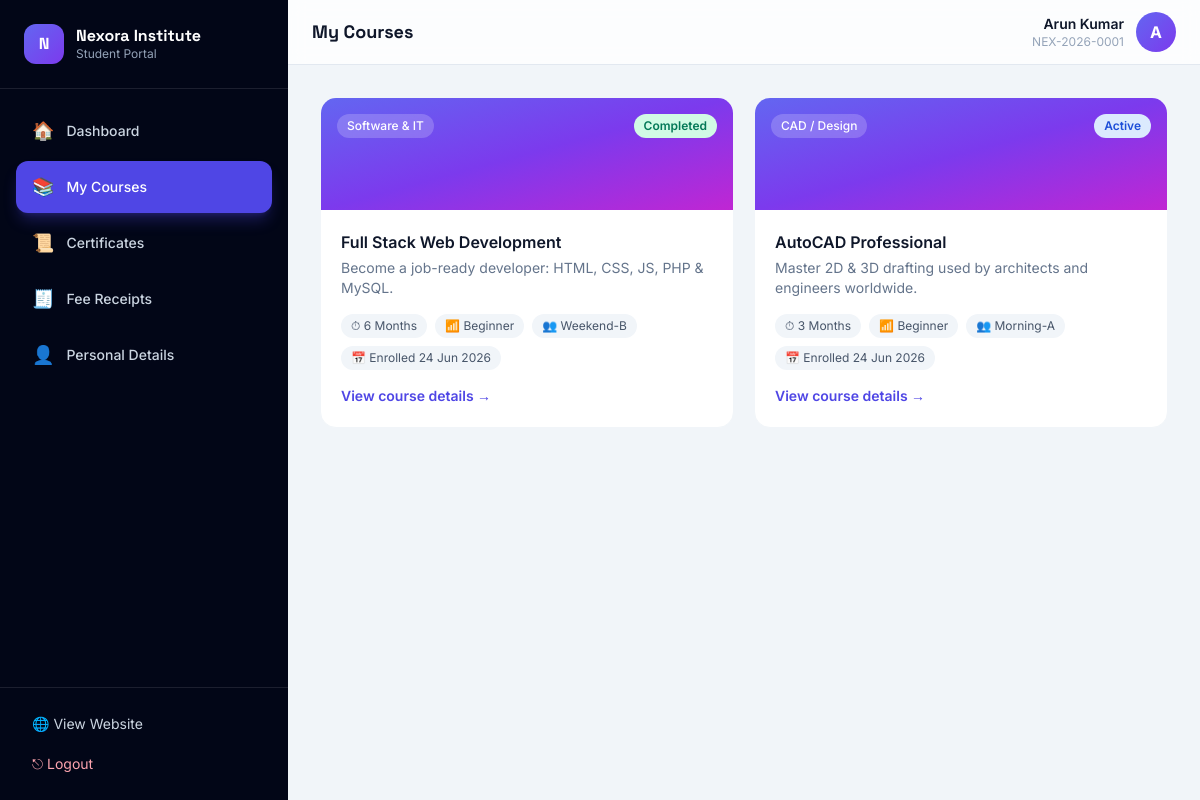
The app's page /student/courses.php (signed in) with its own data.
### tables this page shows
CREATE TABLE students (
  id            INT AUTO_INCREMENT PRIMARY KEY,
  student_code  VARCHAR(40) NOT NULL UNIQUE,
  name          VARCHAR(140) NOT NULL,
  email         VARCHAR(150) NOT NULL UNIQUE,
  phone         VARCHAR(20)  NULL,
  password_hash VARCHAR(255) NOT NULL,
  dob           DATE NULL,
  gender        ENUM('Male','Female','Other') NULL,
  address       VARCHAR(255) NULL,
  photo         VARCHAR(255) NULL,
   
  details_locked TINYINT(1) DEFAULT 0,
  status        ENUM('active','inactive') DEFAULT 'active',
  created_at    TIMESTAMP DEFAULT CURRENT_TIMESTAMP
);

CREATE TABLE enrollments (
  id          INT AUTO_INCREMENT PRIMARY KEY,
  student_id  INT NOT NULL,
  course_id   INT NOT NULL,
  batch       VARCHAR(60) NULL,
  enroll_date DATE DEFAULT (CURRENT_DATE),
  status      ENUM('active','completed','dropped') DEFAULT 'active',
  created_at  TIMESTAMP DEFAULT CURRENT_TIMESTAMP,
  CONSTRAINT fk_enr_student FOREIGN KEY (student_id) REFERENCES students(id) ON DELETE CASCADE,
  CONSTRAINT fk_enr_course  FOREIGN KEY (course_id)  REFERENCES courses(id)  ON DELETE CASCADE
);

CREATE TABLE categories (
  id    INT AUTO_INCREMENT PRIMARY KEY,
  name  VARCHAR(100) NOT NULL,
  slug  VARCHAR(120) NOT NULL UNIQUE,
  icon  VARCHAR(60)  DEFAULT 'graduation-cap'
);

CREATE TABLE courses (
  id              INT AUTO_INCREMENT PRIMARY KEY,
  title           VARCHAR(160) NOT NULL,
  slug            VARCHAR(180) NOT NULL UNIQUE,
  category_id     INT NULL,
  short_desc      VARCHAR(255) NULL,
  description     TEXT NULL,
  duration        VARCHAR(60)  DEFAULT '3 Months',
  level           ENUM('Beginner','Intermediate','Advanced') DEFAULT 'Beginner',
  price           DECIMAL(10,2) DEFAULT 0,
  discount_price  DECIMAL(10,2) NULL,
  software        VARCHAR(255) NULL,
  syllabus        TEXT NULL,
  image           VARCHAR(255) NULL,
  is_featured     TINYINT(1) DEFAULT 0,
  status          ENUM('active','draft') DEFAULT 'active',
  created_at      TIMESTAMP DEFAULT CURRENT_TIMESTAMP,
  CONSTRAINT fk_course_cat FOREIGN KEY (category_id) REFERENCES categories(id) ON DELETE SET NULL
);

### includes/functions.php (called while the page is built, shortened)
<?php
require_once __DIR__ . '/../config/database.php';
function e(?string $str): string
{
    return htmlspecialchars($str ?? '', ENT_QUOTES, 'UTF-8');
}
function url(string $path = ''): string
{
    return BASE_URL . '/' . ltrim($path, '/');
}
function fmt_date(?string $date, string $format = 'd M Y'): string
{
    $ts = strtotime($date);
    return $ts ? date($format, $ts) : '-';
}
function settings(): array
{
    $cache = [];
    try {
        $rows = db()->query('SELECT skey, svalue FROM settings')->fetchAll();
        foreach ($rows as $r) {
            $cache[$r['skey']] = $r['svalue'];
        }
    } catch (Throwable $e) {
        $cache = [];
    }
    return $cache;
}
function setting(string $key, string $default = ''): string
{
    $s = settings();
    return $s[$key] ?? $default;
}
function student_logged_in(): bool
{
    return !empty($_SESSION['student_id']);
}
function current_student(): ?array
{
    static $student = null;
    if ($student === null) {
        $stmt = db()->prepare('SELECT * FROM students WHERE id = ?');
        $stmt->execute([$_SESSION['student_id']]);
        $student = $stmt->fetch() ?: null;
    }
    return $student;
}

### config/database.php (called while the page is built, shortened)
<?php
function db(): PDO
{
    if (isset($GLOBALS['__app_pdo']) && $GLOBALS['__app_pdo'] instanceof PDO) {
        return $GLOBALS['__app_pdo'];
    }
    $dsn = sprintf('mysql:host=%s;dbname=%s;charset=%s', DB_HOST, DB_NAME, DB_CHARSET);
    $options = [
        PDO::ATTR_ERRMODE            => PDO::ERRMODE_EXCEPTION,
        PDO::ATTR_DEFAULT_FETCH_MODE => PDO::FETCH_ASSOC,
        PDO::ATTR_EMULATE_PREPARES   => false,
    ];
    return $GLOBALS['__app_pdo'];
}

### student/courses.php (the view)
<?php
require_once __DIR__ . '/_layout.php';
$sid = $student['id'];
$myCourses = db()->prepare(
  "SELECT e.*, c.title, c.slug, c.duration, c.level, c.short_desc, cat.name AS category
   FROM enrollments e
   JOIN courses c ON c.id=e.course_id
   LEFT JOIN categories cat ON cat.id=c.category_id
   WHERE e.student_id=? ORDER BY e.id DESC"
);
$myCourses->execute([$sid]);
$myCourses = $myCourses->fetchAll();
student_layout_top('courses', 'My Courses');
?>
<?php if (!$myCourses): ?>
  <div class="rounded-2xl bg-white border border-slate-100 p-12 text-center">
    <p class="text-5xl">📚</p>
    <p class="mt-4 text-lg font-semibold text-slate-700">No courses yet</p>
    <p class="text-slate-500 mt-1">Once admin enrolls you, your courses will appear here.</p>
    <a href="<?= url('courses.php') ?>" class="inline-block mt-5 px-6 py-3 rounded-full bg-slate-900 text-white font-semibold">Browse Catalog</a>
  </div>
<?php else: ?>
  <div class="grid sm:grid-cols-2 gap-5">
    <?php foreach ($myCourses as $c):
      $status = $c['status'];
      $badge = $status==='completed' ? 'bg-emerald-100 text-emerald-700' : ($status==='dropped' ? 'bg-rose-100 text-rose-700' : 'bg-blue-100 text-blue-700');
    ?>
      <div class="rounded-2xl bg-white border border-slate-100 overflow-hidden">
        <div class="h-28 bg-gradient-to-br from-brand-500 via-violet-600 to-fuchsia-600 p-4 flex items-start justify-between">
          <span class="px-2.5 py-1 rounded-full bg-white/20 text-white text-xs font-medium backdrop-blur"><?= e($c['category'] ?? 'Course') ?></span>
          <span class="px-2.5 py-1 rounded-full text-xs font-semibold <?= $badge ?> capitalize"><?= e($status) ?></span>
        </div>
        <div class="p-5">
          <h3 class="font-semibold text-slate-900"><?= e($c['title']) ?></h3>
          <p class="mt-1 text-sm text-slate-500 line-clamp-2"><?= e($c['short_desc']) ?></p>
          <div class="mt-4 flex flex-wrap gap-2 text-xs">
            <span class="px-2.5 py-1 rounded-full bg-slate-100 text-slate-600">⏱ <?= e($c['duration']) ?></span>
            <span class="px-2.5 py-1 rounded-full bg-slate-100 text-slate-600">📶 <?= e($c['level']) ?></span>
            <?php if ($c['batch']): ?><span class="px-2.5 py-1 rounded-full bg-slate-100 text-slate-600">👥 <?= e($c['batch']) ?></span><?php endif; ?>
            <span class="px-2.5 py-1 rounded-full bg-slate-100 text-slate-600">📅 Enrolled <?= fmt_date($c['enroll_date']) ?></span>
          </div>
          <a href="<?= url('course.php?slug=' . urlencode($c['slug'])) ?>" target="_blank" class="mt-4 inline-block text-sm font-semibold text-brand-600 hover:text-brand-700">View course details →</a>
        </div>
      </div>
    <?php endforeach; ?>
  </div>
<?php endif; ?>
<?php student_layout_bottom(); ?>

### student/_layout.php (shortened to what this page needs)
<?php
require_once __DIR__ . '/../includes/functions.php';
$student = current_student();
function student_layout_top(string $active, string $title): void
{
    global $student;
    $nav = [
        'dashboard'   => ['Dashboard',     '🏠', 'dashboard.php'],
        'courses'     => ['My Courses',    '📚', 'courses.php'],
        'certificate' => ['Certificates',  '📜', 'certificate.php'],
        'payments'    => ['Fee Receipts',  '🧾', 'payments.php'],
        'profile'     => ['Personal Details', '👤', 'profile.php'],
    ];
    ?>
<!DOCTYPE html>
<html lang="en" class="scroll-smooth">
<head>
<script src="https://cdn.tailwindcss.com"></script>
<link rel="stylesheet" href="<?= url('assets/css/style.css') ?>">
</head>
<body class="font-sans bg-slate-100 text-slate-800 antialiased">
<div class="min-h-screen lg:flex">
  <aside id="sidebar" class="fixed lg:static inset-y-0 left-0 z-40 w-72 bg-slate-950 text-slate-300 transform -translate-x-full lg:translate-x-0 transition-transform duration-300 flex flex-col">
    <div class="p-6 flex items-center gap-3 border-b border-white/10">
      <span class="grid place-items-center w-10 h-10 rounded-xl bg-gradient-to-br from-brand-500 to-violet-600 text-white font-display font-bold">N</span>
      <div><p class="font-display font-bold text-white leading-tight"><?= e(setting('site_name')) ?></p><p class="text-xs text-slate-400">Student Portal</p></div>
    </div>
    <nav class="flex-1 p-4 space-y-1">
      <?php foreach ($nav as $key => $item): $is = $key === $active; ?>
        <a href="<?= url('student/' . $item[2]) ?>" class="flex items-center gap-3 px-4 py-3 rounded-xl text-sm font-medium transition <?= $is ? 'bg-brand-600 text-white shadow-lg shadow-brand-600/30' : 'hover:bg-white/5 hover:text-white' ?>">
          <span class="text-lg"><?= $item[1] ?></span><?= $item[0] ?>
        </a>
      <?php endforeach; ?>
    </nav>
    <div class="p-4 border-t border-white/10">
      <a href="<?= url('index.php') ?>" class="flex items-center gap-3 px-4 py-2.5 rounded-xl text-sm hover:bg-white/5 hover:text-white transition">🌐 View Website</a>
      <a href="<?= url('student/logout.php') ?>" class="flex items-center gap-3 px-4 py-2.5 rounded-xl text-sm text-rose-300 hover:bg-rose-500/10 transition">⎋ Logout</a>
    </div>
  </aside>
  <div class="flex-1 min-w-0 flex flex-col">
    <header class="sticky top-0 z-20 bg-white/80 backdrop-blur border-b border-slate-200">
      <div class="px-4 sm:px-6 h-16 flex items-center justify-between">
        <div class="flex items-center gap-3">
          <h1 class="font-display font-bold text-lg text-slate-900"><?= e($title) ?></h1>
        </div>
        <div class="flex items-center gap-3">
          <div class="text-right hidden sm:block"><p class="text-sm font-semibold text-slate-900"><?= e($student['name']) ?></p><p class="text-xs text-slate-400"><?= e($student['student_code']) ?></p></div>
          <span class="grid place-items-center w-10 h-10 rounded-full bg-gradient-to-br from-brand-500 to-violet-600 text-white font-bold"><?= e(strtoupper(substr($student['name'],0,1))) ?></span>
        </div>
      </div>
    </header>
    <main class="flex-1 p-4 sm:p-6 lg:p-8">
    <?php
}
function student_layout_bottom(): void
{
    ?>
    </main>
  </div>
</div>
</body>
</html>
    <?php
}

### assets/css/style.css (style rules this page uses)
:root { --brand: #4f46e5; --brand-light: #818cf8; }
html { -webkit-tap-highlight-color: transparent; }

### records on screen
students: name "Arun Kumar", student_code "NEX-2026-0001", name "A"
enrollments: categories.name "Software & IT", status "Completed", course.title "Full Stack Web Development", course.short_desc "Become a job-ready developer: HTML, CSS, JS, PHP & MySQL.", course.duration "6 Months", course.level "Beginner", batch "Weekend-B", enroll_date "24 Jun 2026"
enrollments: categories.name "CAD / Design", status "Active", course.title "AutoCAD Professional", course.short_desc "Master 2D & 3D drafting used by architects and engineers worldwide.", course.duration "3 Months", course.level "Beginner", batch "Morning-A", enroll_date "24 Jun 2026"

### other values on screen
setting('site_name') "Nexora Institute"
$item[1] "🏠"
$item[0] "Dashboard"
$item[1] "📚"
$item[0] "My Courses"
$item[1] "📜"
$item[0] "Certificates"
$item[1] "🧾"
$item[0] "Fee Receipts"
$item[1] "👤"
$item[0] "Personal Details"
$title "My Courses"
